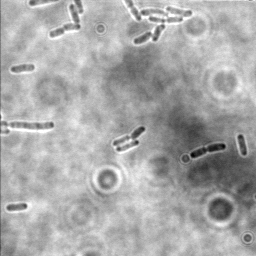
#> input picture Training Data/train_images/pos_0_frame_15_1.png, 256 x 256 px, found by its file name; its folder holds only this picture in this run
$ jupyter execute imagesegmentation.ipynb
#> lines starting #> are read from the running program, lines starting #| are printed output that depends on the picture; after the words box and inside, x2 and y2 are one past the last pixel; in counts of white or black regions, pixels touching at a corner belong together
[cell 1]
import cv2
import os

# Define the directory paths
RAW_DATA_DIR = r"C:/Users/dunli/Downloads/DeepBacs_Data_Object_Detection_E.coli_Growth_Stage/image_patches/train_images"
BINARIZED_DATA_DIR = r"C:\Users\dunli\Documents\STSY-project-main\Training Data\Binarizeddata"

# List all files in the directory
file_list = os.listdir(RAW_DATA_DIR)

# Process each image
for filename in file_list:
    # Read the image
    img_path = os.path.join(RAW_DATA_DIR, filename)
    img = cv2.imread(img_path, cv2.IMREAD_GRAYSCALE)
#> img is the input picture: shape (256, 256); min 0, max 255, mean 168.6

    # Apply Gaussian blur to reduce noise
    img_blur = cv2.GaussianBlur(img, (5, 5), 0)

    # Apply Otsu's thresholding
    _, binarized_img = cv2.threshold(img_blur, 0, 255, cv2.THRESH_BINARY + cv2.THRESH_OTSU)
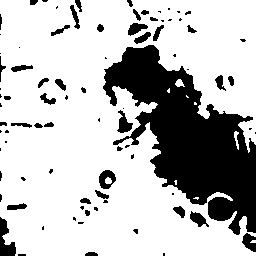
#> binarized_img: shape (256, 256); 74.5% white; 84 black regions (44 under 20 px), largest, box (x1, y1, x2, y2) and area: (103, 45, 256, 235) 13409, (0, 217, 16, 256) 343, (99, 170, 116, 189) 205

    # Save the binarized image
    output_path = os.path.join(BINARIZED_DATA_DIR, f"{filename.split('.')[0]}_binarized.png")
    cv2.imwrite(output_path, binarized_img)

    print(f"{filename} binarized and saved to {output_path}")


$ run again, on Training Data/train_images/pos_0_frame_1_2.png
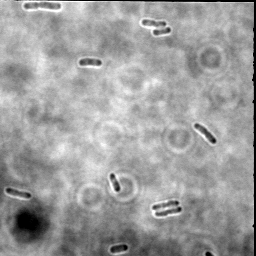
#> input picture Training Data/train_images/pos_0_frame_1_2.png, 256 x 256 px, found by its file name
#> img is the input picture: shape (256, 256); min 0, max 255, mean 157.5
#> `img_blur = cv2.GaussianBlur(img, (5, 5), 0)`:
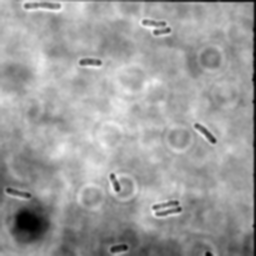
#> img_blur: shape (256, 256); min 0, max 247, mean 157.6
#> `_, binarized_img = cv2.threshold(img_blur, 0, 255, cv2.THRESH_BINARY +..`:
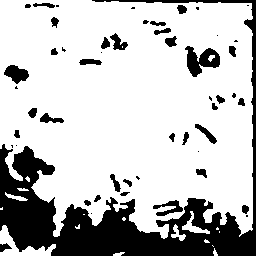
#> binarized_img: shape (256, 256); 76.1% white; 51 black regions (18 under 20 px), largest, box (x1, y1, x2, y2) and area: (0, 0, 256, 256) 12675, (185, 46, 220, 77) 586, (4, 65, 29, 84) 291

$ run again, on Training Data/train_images/pos_0_frame_1_3.png
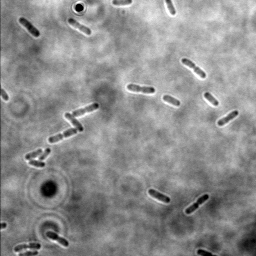
#> input picture Training Data/train_images/pos_0_frame_1_3.png, 256 x 256 px, found by its file name
#> img is the input picture: shape (256, 256); min 0, max 255, mean 140.9
#> `_, binarized_img = cv2.threshold(img_blur, 0, 255, cv2.THRESH_BINARY +..`:
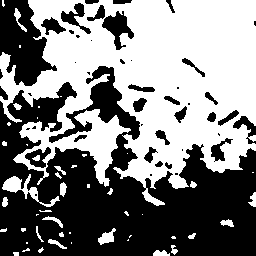
#> binarized_img: shape (256, 256); 50.6% white; 46 black regions (20 under 20 px), largest, box (x1, y1, x2, y2) and area: (0, 66, 256, 256) 26172, (0, 0, 57, 86) 2856, (102, 11, 134, 50) 561
